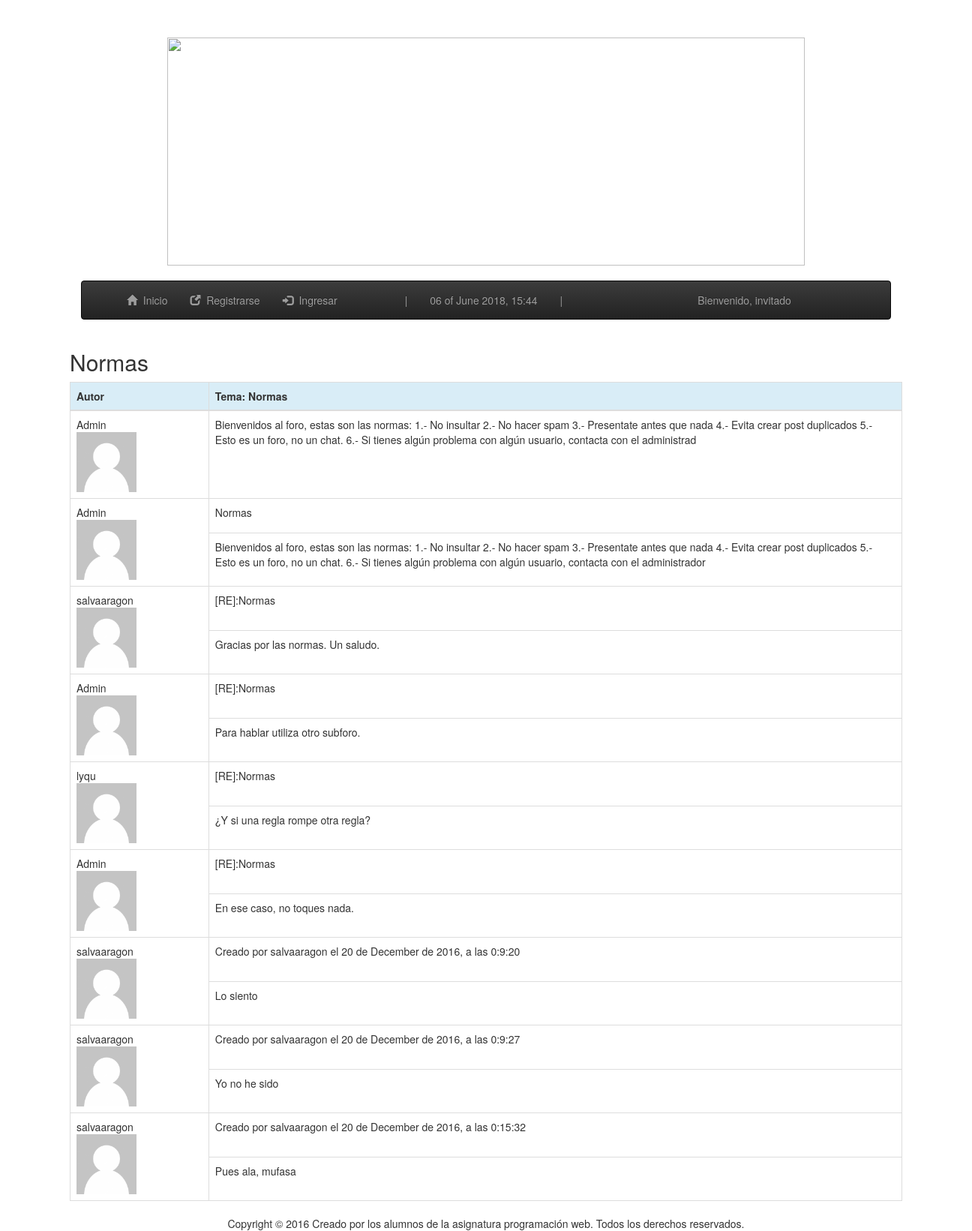
Screenshot of /index.php/foro/postNoLogueado/1 with the database file from the repository.
### tables this page shows
CREATE TABLE `subforo` (
  `Id` int(11) NOT NULL,
  `Id_Seccion` int(11) NOT NULL,
  `Nombre` varchar(32) NOT NULL,
  `Descripcion` varchar(512) NOT NULL
);

CREATE TABLE `post` (
  `Id` int(11) NOT NULL,
  `Id_Subforo` int(11) NOT NULL,
  `Id_Usuario` int(11) NOT NULL,
  `Nombre` varchar(128) NOT NULL,
  `Palabras` varchar(64) NOT NULL,
  `Descripcion` varchar(8192) NOT NULL,
  `fechaCreacion` date DEFAULT NULL
);

CREATE TABLE `usuario` (
  `Id` int(11) NOT NULL,
  `Nick` varchar(16) NOT NULL,
  `Password` varchar(32) NOT NULL,
  `Nombre` varchar(32) DEFAULT NULL,
  `Apellidos` varchar(128) DEFAULT NULL,
  `Correo` varchar(32) NOT NULL,
  `NumeroReportes` int(11) NOT NULL,
  `EstaBaneado` tinyint(1) NOT NULL,
  `EsAdmin` tinyint(1) NOT NULL,
  `imagen` varchar(32) NOT NULL
);

CREATE TABLE `comentario` (
  `Id` int(11) NOT NULL,
  `Id_Post` int(11) NOT NULL,
  `Id_Usuario` int(11) NOT NULL,
  `Titulo` varchar(128) NOT NULL,
  `Descripcion` varchar(512) NOT NULL,
  `Likes` int(11) NOT NULL,
  `Dislikes` int(11) NOT NULL
);

### application/controllers/foro.php (called while the page is built, shortened)
<?php
	class Foro extends CI_Controller
	{
		function postNoLogueado($id = 0)
		{
			$this->load->model("foro_model", "foro");
			if((int)$id <= 0)
			{
				echo "Error, no existe un post con esta id.";
			}
			else
			{
				$this->load->helper('date');
				$this->load->helper('url');
				$this->load->model("foro_model", "foro");
				$vars['usuarios'] = $this->foro->obtenerDatos("usuario");
				$vars['post'] = $this->foro->obtenerDato("post", $id);
				$vars['query'] = $this->foro->obtenerComentarios($id);
				$this->load->view("foro/postnologueado", $vars);
			}
		}
	}
?>

### index.php (called while the page is built, shortened)
<?php
require_once BASEPATH.'core/CodeIgniter.php';

### application/models/foro_model.php (called while the page is built, shortened)
<?php
	class Foro_model extends CI_Model
	{
		function getNombreSubforo($Id = 0)
		{
			$this->db->where("Id", $Id);
			$this->db->select("Nombre");
			$q = $this->db->get("Subforo");
			return $q->result();
		}
		function getNickUsuario($Id_Usuario)
		{
			$this->db->where("Id", $Id_Usuario);
			$q = $this->db->get("Usuario");
			return $q->result();
		}
		function getImagenUsuario($Id_Usuario)
		{
			$this->db->select('Imagen');
			$this->db->where("Id", $Id_Usuario);
			$q = $this->db->get("Usuario");
			return $q->result();
		}
		public function obtenerDato($tabla, $id)
		{
			$this->db->where('Id', $id);
			$query = $this->db->get($tabla);
			if($query->num_rows() > 0) {
				return $query;
			}
			else { return 0; }
		}
		public function obtenerComentarios($id_post) {
			$this->db->where('Id_Post', $id_post);
			$query = $this->db->get('Comentario');
			if($query->num_rows() > 0) {
				return $query;
			}
			else { return 0; }
		}
	}
?>

### application/views/foro/postnologueado.php (the view, shortened to what this page needs)
<!DOCTYPE HTML>
<html>
<head>
	<link rel="stylesheet" type="text/css" href="<?php echo base_url(); ?>estilos/estilo.css" />
<link rel="stylesheet" href="https://maxcdn.bootstrapcdn.com/bootstrap/3.3.7/css/bootstrap.min.css">
<link rel="stylesheet" href="https://maxcdn.bootstrapcdn.com/bootstrap/3.3.7/css/bootstrap-theme.min.css">
</head>
<body>
    <div class="container" >
		<center><img src="<?=base_url()?>imagenes/logoforo" WIDTH = 850 height =304>
	</div>
		<br>
    <nav class="navbar navbar-inverse col-md-10 col-md-offset-1">
      <div class="container">
        <div id="navbar" class="collapse navbar-collapse">
          <ul class="nav navbar-nav">
					<li><a href="<?=base_url()?>">
            	<span class="glyphicon glyphicon-home"></span>&nbsp;
            	Inicio</a></li>
            <li><a href="<?=base_url()?>index.php/foro/registro">
            	<span class="glyphicon glyphicon-new-window"></span>&nbsp;
            	Registrarse</a></li>
            <li><a href="<?=base_url()?>index.php/foro/inicio_sesion">
            	<span class="glyphicon glyphicon-log-in"></span>&nbsp;
            	Ingresar</a></li>
            <li><a></a></li>
        	<li><a></a></li></li><li><a>|</a></li>
            		<li><a><?php date_default_timezone_set("Europe/Madrid");
        					$datestring = '%d of %F %Y, %H:%i';
        					$time = time();
					 		echo mdate($datestring, $time);
					 	?>
					</a></li>
			<li><a>|</a></li>
			<li><a></a></li>
			<li><a></a></li>
			<li><a></a></li>
			<li><a></a></li>
			<li><a></a></li>
			<li><a>Bienvenido, invitado</a></li>
          </ul>
        </div>
      </div>
    </nav>
    <div class="container">
        <p>
<?php
	echo '<div class="col-md-12">';
	echo '<table class="table table-bordered"><thead>';
	$nombre = $this->foro->getNombreSubforo((int)$this->uri->segment(3));
			foreach($nombre as $row)
		echo '<h2>'.$row->Nombre.'</h2>';
	echo '<tr class="info">';
	echo '<th class="col-sm-1">Autor</th>';
	foreach($post->result() as $row)
	echo '<th class="col-sm-11">Tema: '.$row->Nombre.'</th>';
	echo '</tr>';
	echo '</thead>';
	echo '<tbody>';
	echo '<ul>';
	$nick = $this->foro->getNickUsuario($row->Id_Usuario);
	$imagen = $this->foro->getImagenUsuario($row->Id_Usuario);
	foreach($nick as $row1)
		foreach($imagen as $row2)
	echo '<tr><td class="col-sm-2">'.$row1->Nick.'<br><img src="'.base_url().'imagenes/'.$row2->Imagen.'"
		width="80" height="80"></td>';
	echo '<td class="col-sm-2">'.$row->Descripcion.'</td>';
	if($query) {
		if($query->num_rows() > 0)
		{
			foreach($query->result() as $row)
			{
				$usuario = $this->foro->getNickUsuario($row->Id_Usuario);
				foreach($usuario as $row2)
					echo '<tr><td rowspan="2" class="col-sm-2">'.$row2->Nick.'<br><img src="'.base_url().'imagenes/'.$row2->imagen.'"width="80" height="80"></td>';
				echo '<td class="col-sm-1">'.$row->Titulo.'</td></tr>';
				echo '<tr><td class="col-sm-3">'.$row->Descripcion.'</td></tr>';
			}
			echo '</ul>';
		}
	}
	echo '</tbody></table></div>';
	?>
	</p>
    </div>
    <center>Copyright © 2016 Creado por los alumnos de la asignatura programación web. Todos los derechos
    reservados.
    <br>
</body>
</html>

### estilos/estilo.css (style rules this page uses)
body { padding-top: 50px; }

### rows the page displays
subforo: Nombre "Normas"
post: Nombre "Normas", Descripcion "Bienvenidos al foro, estas son las normas: 1.- No insultar 2.- No hacer spam 3.- Presentate antes que nada 4.- Evita crear post duplicados 5.- Esto es un foro, no un chat. 6.- Si tienes algún problema con algún usuario, contacta con el administrad"
usuario: Nick "Admin", imagen (placeholder picture)
comentario: Titulo "Normas", Descripcion "Bienvenidos al foro, estas son las normas: 1.- No insultar 2.- No hacer spam 3.- Presentate antes que nada 4.- Evita crear post duplicados 5.- Esto es un foro, no un chat. 6.- Si tienes algún problema con algún usuario, contacta con el administrador"
comentario: Titulo "[RE]:Normas", Descripcion "Gracias por las normas. Un saludo."
usuario: Nick "salvaaragon", imagen (placeholder picture)
comentario: Titulo "[RE]:Normas", Descripcion "Para hablar utiliza otro subforo."
comentario: Titulo "[RE]:Normas", Descripcion "¿Y si una regla rompe otra regla?"
usuario: Nick "lyqu", imagen (placeholder picture)
comentario: Titulo "[RE]:Normas", Descripcion "En ese caso, no toques nada."
comentario: Titulo "Creado por salvaaragon el 20 de December de 2016, a las 0:9:20", Descripcion "Lo siento"
comentario: Titulo "Creado por salvaaragon el 20 de December de 2016, a las 0:9:27", Descripcion "Yo no he sido"
comentario: Titulo "Creado por salvaaragon el 20 de December de 2016, a las 0:15:32", Descripcion "Pues ala, mufasa"
